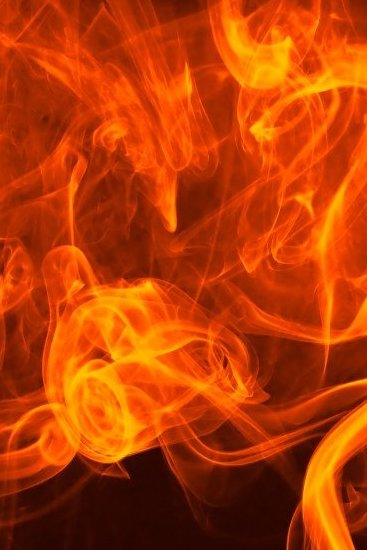
#> input picture Blending/fire.jpg, 367 x 550 px, found by its file name
$ python IMG_Blending.py
#> lines starting #> are read from the running program, lines starting #| are printed output that depends on the picture
from cv2 import cv2

# Read the images

foreground = cv2.imread("Blending/fire.jpg")
#> foreground is the input picture: shape (550, 367, 3); mean B, G, R 4.1, 59.9, 184
background = cv2.imread("Blending/girl.jpg")
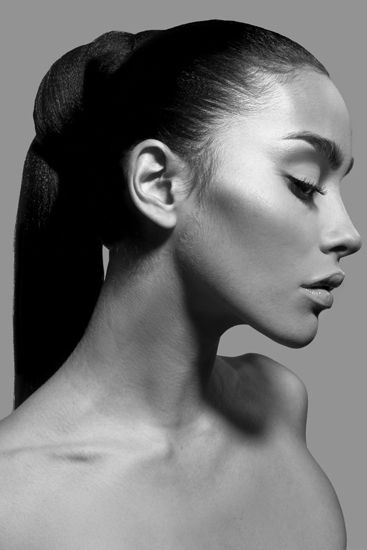
#> input picture Blending/girl.jpg, 367 x 550 px, found by its file name
#> background is the input picture: shape (550, 367, 3); min 0, max 247, mean 113.2
alpha = cv2.imread("Blending/mask.png")
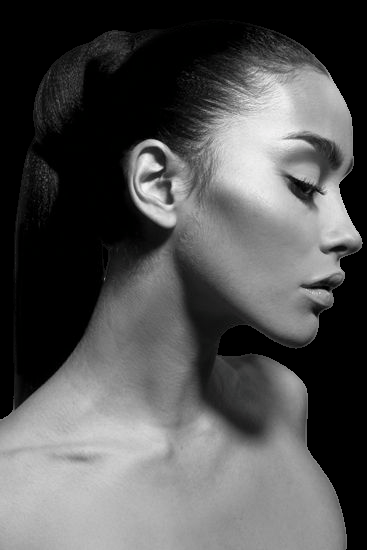
#> input picture Blending/mask.png, 367 x 550 px, found by its file name
#> alpha is the input picture: shape (550, 367, 3); mean B, G, R 82.8, 82.8, 82.8

    # Convert uint8 to float
foreground = foreground.astype(float)
background = background.astype(float)
    # Normalize the alpha mask to keep intensity between 0 and 1
alpha = alpha.astype(float)/255
    # Multiply the foreground with the alpha matte
foreground = cv2.multiply(alpha, foreground)
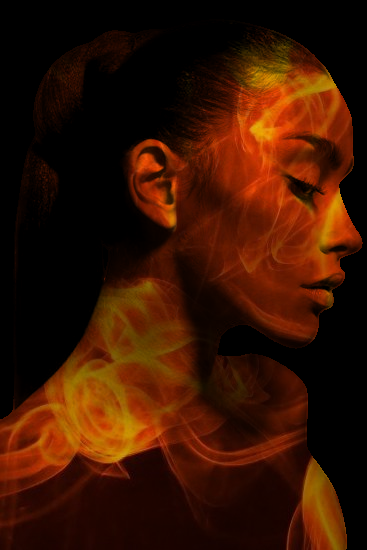
#> foreground: shape (550, 367, 3) float64; mean B, G, R 1.3, 19.5, 56.4
    # Multiply the background with ( 1 - alpha )
background = cv2.multiply(1.0 - alpha, background)
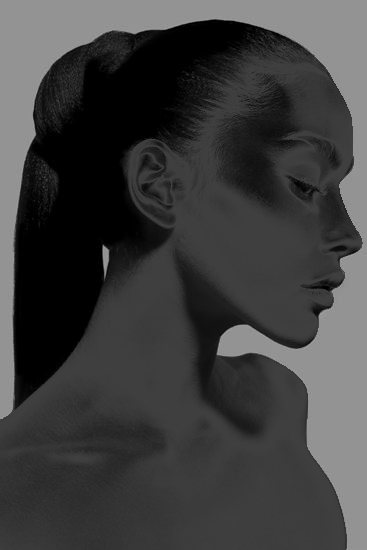
#> background: shape (550, 367, 3) float64; mean B, G, R 62.8, 62.8, 62.8
    # Add the masked foreground and background.
outImage = cv2.add(foreground, background)
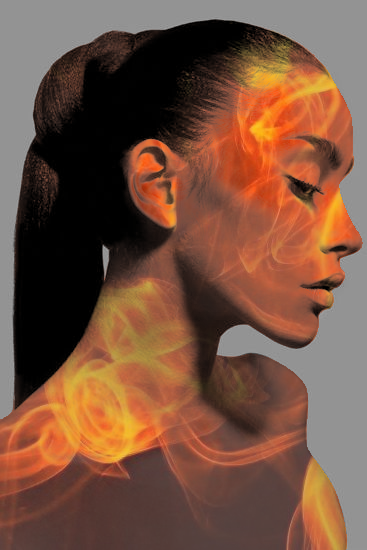
#> outImage: shape (550, 367, 3) float64; mean B, G, R 64.1, 82.3, 119.2
    # Display image
cv2.imshow("out", outImage/255)

cv2.waitKey(0)
